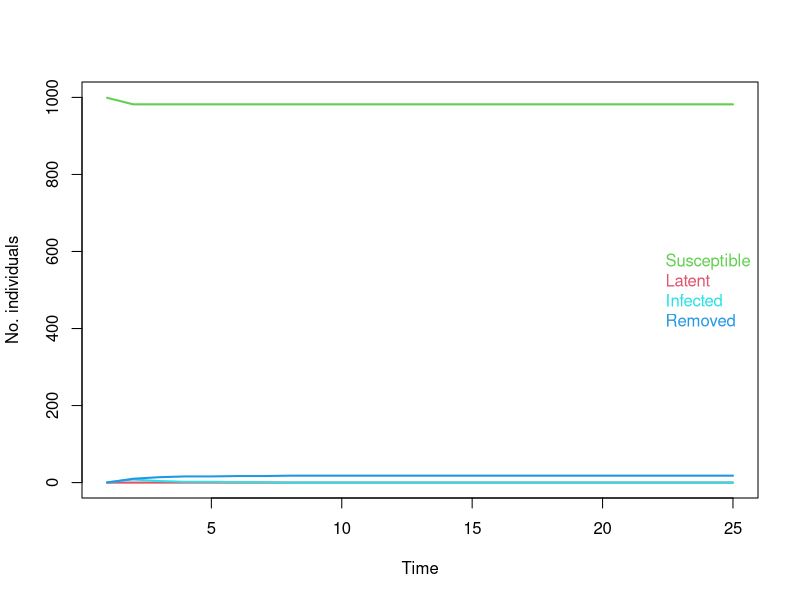

Source code (R):
#set.seed(100)
n_turkeys = 1000

farm<-data.frame(id =1:n_turkeys,
                 infected=0,
                 incubationdaycount=0,
                 infecteddaycount=0,
                 totalincubationday=0,
                 totalinfectedday=0)

#initial 2800 infected
farm$infected[1] <- 2

#beta
transmissionrate <- rgamma(1,1.5,1.5) #* nrow(farm[farm$infected == 2])/n_turkeys
  
  
#INITAL SAMPLED FOR TOTAL DAYS FOR EACH ANIMAL
farm$totalincubationday<-round(rgamma(n_turkeys,3,1))
farm$totalinfectedday<- round(rgamma(n_turkeys,3,1))

end_time <- 25


inf_collect <- data.frame(susceptible=rep(0,end_time), latent=rep(0,end_time), infected=rep(0, end_time), removed=rep(0, end_time))

for (t in seq_len(end_time))
{
  
  
  # Save the number of susceptible and infected:
  sus <- length(farm$infected[farm$infected==0])
  lat <- length(farm$infected[farm$infected==1])
  inf <- length(farm$infected[farm$infected==2])
  rem <- length(farm$infected[farm$infected==3])
  inf_collect[t,1] <- sus
  inf_collect[t,2] <- lat
  inf_collect[t,3] <- inf
  inf_collect[t,4] <- rem
  
  #beta
  
  # Identify the turkey that are not infected (susceptible):
  PotInf<- which(farm$infected==0)
  # Draw randomly which of the turkey that should be (newly) latent:
  NewInf<- PotInf[rbinom(length(PotInf),1,prob=transmissionrate)==1]
  # If there are new infections, then we infect them:
  if(length(NewInf)>0) farm$infected[NewInf] <- 1
  
  
  # And update the infected days counter and incubation day (at each time step):
  farm$incubationdaycount[farm$infected==1] <- farm$incubationdaycount[farm$infected==1] + 1
  farm$infecteddaycount[farm$infected==2] <- farm$infecteddaycount[farm$infected==2] + 1
  
  # if the counts exceed the total counts then move them to the next state
  farm$infected[farm$incubationdaycount>=farm$totalincubationday] <- 2
  farm$infected[farm$infecteddaycount>=farm$totalinfectedday] <- 3

}


plot(inf_collect$susceptible, type="l", lwd=2, col=3, xlab="Time", ylab="No. individuals", ylim=c(0,n_turkeys))
lines(inf_collect$latent, type="l", lwd=2, col=2)
lines(inf_collect$infected, type="l", lwd=2, col=5)
lines(inf_collect$removed, type="l", lwd=2, col=4)
legend("right", text.col=c(3,2,5,4), legend=c("Susceptible", "Latent", "Infected", "Removed"),
       bty="n")

